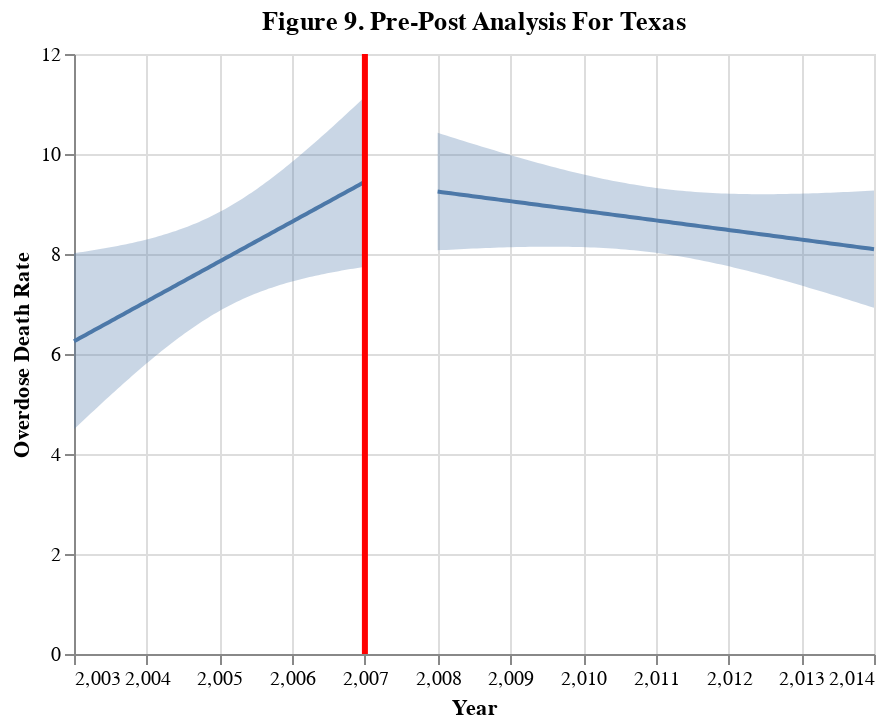

Notebook cell for this chart:
### Code cell
xvar= "year"
yvar="death_rate"
analysis = "Figure 9. Pre-Post Analysis For Texas"
target = "Overdose Death Rate"
fit, chart = pre_post(death_df, yvar, xvar, 2007, analysis, target, alpha=0.05)
chart

### Figure 1 — Vega-Lite specification as saved in the notebook (floating-point values rounded to 4 significant figures)
{"config": {"view": {"continuousWidth": 400, "continuousHeight": 300}}, "layer": [{"data": {"name": "data-a65b6a53d240c9ed2c9a8b20940c8019"}, "mark": "errorband", "encoding": {"x": {"field": "year", "type": "quantitative"}, "y": {"axis": {"title": "Overdose Death Rate"}, "field": "ci_low", "type": "quantitative"}, "y2": {"field": "ci_high"}}}, {"data": {"name": "data-1a548a3b24ed98e3fd355acd2255c828"}, "mark": "errorband", "encoding": {"x": {"field": "year", "type": "quantitative"}, "y": {"axis": {"title": "Overdose Death Rate"}, "field": "ci_low", "type": "quantitative"}, "y2": {"field": "ci_high"}}}, {"data": {"name": "data-a65b6a53d240c9ed2c9a8b20940c8019"}, "mark": "line", "encoding": {"x": {"field": "year", "type": "quantitative"}, "y": {"field": "death_rate", "type": "quantitative"}}}, {"data": {"name": "data-1a548a3b24ed98e3fd355acd2255c828"}, "mark": "line", "encoding": {"x": {"field": "year", "title": "Year", "type": "quantitative"}, "y": {"field": "death_rate", "type": "quantitative"}}}, {"data": {"name": "data-d625a43cca235c1e9ceabc0e922fc9ef"}, "mark": {"type": "rule", "color": "red", "strokeWidth": 3}, "encoding": {"x": {"field": "x", "type": "quantitative"}}}], "title": "Figure 9. Pre-Post Analysis For Texas", "$schema": "https://vega.github.io/schema/vega-lite/v4.17.0.json", "datasets": {"data-a65b6a53d240c9ed2c9a8b20940c8019": [{"year": 2003.0, "death_rate": 6.255, "ci_low": 4.493, "ci_high": 8.016}, {"year": 2003.0, "death_rate": 6.286, "ci_low": 4.549, "ci_high": 8.024}, {"year": 2003.0, "death_rate": 6.318, "ci_low": 4.604, "ci_high": 8.033}, {"year": 2003.0, "death_rate": 6.35, "ci_low": 4.659, "ci_high": 8.041}, {"year": 2003.0, "death_rate": 6.382, "ci_low": 4.714, "ci_high": 8.05}, {"year": 2003.0, "death_rate": 6.414, "ci_low": 4.769, "ci_high": 8.059}, {"year": 2003.0, "death_rate": 6.446, "ci_low": 4.823, "ci_high": 8.069}, {"year": 2003.0, "death_rate": 6.478, "ci_low": 4.877, "ci_high": 8.078}, {"year": 2003.0, "death_rate": 6.51, "ci_low": 4.932, "ci_high": 8.088}, {"year": 2003.0, "death_rate": 6.542, "ci_low": 4.986, "ci_high": 8.098}, {"year": 2003.0, "death_rate": 6.574, "ci_low": 5.039, "ci_high": 8.108}, {"year": 2003.0, "death_rate": 6.605, "ci_low": 5.093, "ci_high": 8.118}, {"year": 2003.0, "death_rate": 6.637, "ci_low": 5.146, "ci_high": 8.128}, {"year": 2004.0, "death_rate": 6.669, "ci_low": 5.199, "ci_high": 8.139}, {"year": 2004.0, "death_rate": 6.701, "ci_low": 5.252, "ci_high": 8.15}, {"year": 2004.0, "death_rate": 6.733, "ci_low": 5.305, "ci_high": 8.161}, {"year": 2004.0, "death_rate": 6.765, "ci_low": 5.357, "ci_high": 8.173}, {"year": 2004.0, "death_rate": 6.797, "ci_low": 5.409, "ci_high": 8.185}, {"year": 2004.0, "death_rate": 6.829, "ci_low": 5.461, "ci_high": 8.197}, {"year": 2004.0, "death_rate": 6.861, "ci_low": 5.512, "ci_high": 8.209}, {"year": 2004.0, "death_rate": 6.893, "ci_low": 5.563, "ci_high": 8.222}, {"year": 2004.0, "death_rate": 6.924, "ci_low": 5.614, "ci_high": 8.235}, {"year": 2004.0, "death_rate": 6.956, "ci_low": 5.664, "ci_high": 8.249}, {"year": 2004.0, "death_rate": 6.988, "ci_low": 5.714, "ci_high": 8.262}, {"year": 2004.0, "death_rate": 7.02, "ci_low": 5.764, "ci_high": 8.276}, {"year": 2004.0, "death_rate": 7.052, "ci_low": 5.813, "ci_high": 8.291}, {"year": 2004.0, "death_rate": 7.084, "ci_low": 5.862, "ci_high": 8.306}, {"year": 2004.0, "death_rate": 7.116, "ci_low": 5.91, "ci_high": 8.321}, {"year": 2004.0, "death_rate": 7.148, "ci_low": 5.958, "ci_high": 8.337}, {"year": 2004.0, "death_rate": 7.18, "ci_low": 6.006, "ci_high": 8.354}, {"year": 2004.0, "death_rate": 7.212, "ci_low": 6.053, "ci_high": 8.37}, {"year": 2004.0, "death_rate": 7.244, "ci_low": 6.099, "ci_high": 8.388}, {"year": 2004.0, "death_rate": 7.275, "ci_low": 6.145, "ci_high": 8.406}, {"year": 2004.0, "death_rate": 7.307, "ci_low": 6.191, "ci_high": 8.424}, {"year": 2004.0, "death_rate": 7.339, "ci_low": 6.236, "ci_high": 8.443}, {"year": 2004.0, "death_rate": 7.371, "ci_low": 6.28, "ci_high": 8.462}, {"year": 2004.0, "death_rate": 7.403, "ci_low": 6.323, "ci_high": 8.483}, {"year": 2004.0, "death_rate": 7.435, "ci_low": 6.366, "ci_high": 8.503}, {"year": 2005.0, "death_rate": 7.467, "ci_low": 6.409, "ci_high": 8.525}, {"year": 2005.0, "death_rate": 7.499, "ci_low": 6.451, "ci_high": 8.547}, {"year": 2005.0, "death_rate": 7.531, "ci_low": 6.492, "ci_high": 8.57}, {"year": 2005.0, "death_rate": 7.563, "ci_low": 6.532, "ci_high": 8.593}, {"year": 2005.0, "death_rate": 7.594, "ci_low": 6.572, "ci_high": 8.617}, {"year": 2005.0, "death_rate": 7.626, "ci_low": 6.61, "ci_high": 8.642}, {"year": 2005.0, "death_rate": 7.658, "ci_low": 6.649, "ci_high": 8.668}, {"year": 2005.0, "death_rate": 7.69, "ci_low": 6.686, "ci_high": 8.694}, {"year": 2005.0, "death_rate": 7.722, "ci_low": 6.722, "ci_high": 8.722}, {"year": 2005.0, "death_rate": 7.754, "ci_low": 6.758, "ci_high": 8.75}, {"year": 2005.0, "death_rate": 7.786, "ci_low": 6.793, "ci_high": 8.779}, {"year": 2005.0, "death_rate": 7.818, "ci_low": 6.827, "ci_high": 8.808}, {"year": 2005.0, "death_rate": 7.85, "ci_low": 6.861, "ci_high": 8.839}, {"year": 2005.0, "death_rate": 7.882, "ci_low": 6.893, "ci_high": 8.87}, {"year": 2005.0, "death_rate": 7.913, "ci_low": 6.925, "ci_high": 8.902}, {"year": 2005.0, "death_rate": 7.945, "ci_low": 6.956, "ci_high": 8.935}, {"year": 2005.0, "death_rate": 7.977, "ci_low": 6.986, "ci_high": 8.969}, {"year": 2005.0, "death_rate": 8.009, "ci_low": 7.015, "ci_high": 9.003}, {"year": 2005.0, "death_rate": 8.041, "ci_low": 7.044, "ci_high": 9.038}, {"year": 2005.0, "death_rate": 8.073, "ci_low": 7.071, "ci_high": 9.075}, {"year": 2005.0, "death_rate": 8.105, "ci_low": 7.098, "ci_high": 9.111}, {"year": 2005.0, "death_rate": 8.137, "ci_low": 7.124, "ci_high": 9.149}, {"year": 2005.0, "death_rate": 8.169, "ci_low": 7.15, "ci_high": 9.188}, {"year": 2005.0, "death_rate": 8.201, "ci_low": 7.174, "ci_high": 9.227}, {"year": 2005.0, "death_rate": 8.233, "ci_low": 7.198, "ci_high": 9.267}, {"year": 2006.0, "death_rate": 8.264, "ci_low": 7.222, "ci_high": 9.307}, {"year": 2006.0, "death_rate": 8.296, "ci_low": 7.244, "ci_high": 9.349}, {"year": 2006.0, "death_rate": 8.328, "ci_low": 7.266, "ci_high": 9.391}, {"year": 2006.0, "death_rate": 8.36, "ci_low": 7.287, "ci_high": 9.433}, {"year": 2006.0, "death_rate": 8.392, "ci_low": 7.308, "ci_high": 9.477}, {"year": 2006.0, "death_rate": 8.424, "ci_low": 7.327, "ci_high": 9.521}, {"year": 2006.0, "death_rate": 8.456, "ci_low": 7.347, "ci_high": 9.565}, {"year": 2006.0, "death_rate": 8.488, "ci_low": 7.365, "ci_high": 9.61}, {"year": 2006.0, "death_rate": 8.52, "ci_low": 7.384, "ci_high": 9.656}, {"year": 2006.0, "death_rate": 8.552, "ci_low": 7.401, "ci_high": 9.702}, {"year": 2006.0, "death_rate": 8.583, "ci_low": 7.418, "ci_high": 9.749}, {"year": 2006.0, "death_rate": 8.615, "ci_low": 7.435, "ci_high": 9.796}, {"year": 2006.0, "death_rate": 8.647, "ci_low": 7.451, "ci_high": 9.844}, {"year": 2006.0, "death_rate": 8.679, "ci_low": 7.467, "ci_high": 9.892}, {"year": 2006.0, "death_rate": 8.711, "ci_low": 7.482, "ci_high": 9.94}, {"year": 2006.0, "death_rate": 8.743, "ci_low": 7.497, "ci_high": 9.989}, {"year": 2006.0, "death_rate": 8.775, "ci_low": 7.511, "ci_high": 10.04}, {"year": 2006.0, "death_rate": 8.807, "ci_low": 7.525, "ci_high": 10.09}, {"year": 2006.0, "death_rate": 8.839, "ci_low": 7.539, "ci_high": 10.14}, {"year": 2006.0, "death_rate": 8.871, "ci_low": 7.552, "ci_high": 10.19}, {"year": 2006.0, "death_rate": 8.903, "ci_low": 7.565, "ci_high": 10.24}, {"year": 2006.0, "death_rate": 8.934, "ci_low": 7.577, "ci_high": 10.29}, {"year": 2006.0, "death_rate": 8.966, "ci_low": 7.59, "ci_high": 10.34}, {"year": 2006.0, "death_rate": 8.998, "ci_low": 7.602, "ci_high": 10.39}, {"year": 2006.0, "death_rate": 9.03, "ci_low": 7.613, "ci_high": 10.45}, {"year": 2007.0, "death_rate": 9.062, "ci_low": 7.625, "ci_high": 10.5}, {"year": 2007.0, "death_rate": 9.094, "ci_low": 7.636, "ci_high": 10.55}, {"year": 2007.0, "death_rate": 9.126, "ci_low": 7.647, "ci_high": 10.6}, {"year": 2007.0, "death_rate": 9.158, "ci_low": 7.657, "ci_high": 10.66}, {"year": 2007.0, "death_rate": 9.19, "ci_low": 7.668, "ci_high": 10.71}, {"year": 2007.0, "death_rate": 9.222, "ci_low": 7.678, "ci_high": 10.77}, {"year": 2007.0, "death_rate": 9.253, "ci_low": 7.688, "ci_high": 10.82}, {"year": 2007.0, "death_rate": 9.285, "ci_low": 7.698, "ci_high": 10.87}, {"year": 2007.0, "death_rate": 9.317, "ci_low": 7.707, "ci_high": 10.93}, {"year": 2007.0, "death_rate": 9.349, "ci_low": 7.717, "ci_high": 10.98}, {"year": 2007.0, "death_rate": 9.381, "ci_low": 7.726, "ci_high": 11.04}, {"year": 2007.0, "death_rate": 9.413, "ci_low": 7.735, "ci_high": 11.09}, {"year": 2007.0, "death_rate": 9.445, "ci_low": 7.744, "ci_high": 11.15}], "data-1a548a3b24ed98e3fd355acd2255c828": [{"year": 2008.0, "death_rate": 9.249, "ci_low": 8.073, "ci_high": 10.42}, {"year": 2008.0, "death_rate": 9.237, "ci_low": 8.078, "ci_high": 10.4}, {"year": 2008.0, "death_rate": 9.226, "ci_low": 8.082, "ci_high": 10.37}, {"year": 2008.0, "death_rate": 9.214, "ci_low": 8.087, "ci_high": 10.34}, {"year": 2008.0, "death_rate": 9.203, "ci_low": 8.091, "ci_high": 10.31}, {"year": 2008.0, "death_rate": 9.191, "ci_low": 8.096, "ci_high": 10.29}, {"year": 2008.0, "death_rate": 9.18, "ci_low": 8.1, "ci_high": 10.26}, {"year": 2008.0, "death_rate": 9.168, "ci_low": 8.104, "ci_high": 10.23}, {"year": 2008.0, "death_rate": 9.156, "ci_low": 8.108, "ci_high": 10.21}, {"year": 2009.0, "death_rate": 9.145, "ci_low": 8.111, "ci_high": 10.18}, {"year": 2009.0, "death_rate": 9.133, "ci_low": 8.115, "ci_high": 10.15}, {"year": 2009.0, "death_rate": 9.122, "ci_low": 8.119, "ci_high": 10.13}, {"year": 2009.0, "death_rate": 9.11, "ci_low": 8.122, "ci_high": 10.1}, {"year": 2009.0, "death_rate": 9.099, "ci_low": 8.125, "ci_high": 10.07}, {"year": 2009.0, "death_rate": 9.087, "ci_low": 8.128, "ci_high": 10.05}, {"year": 2009.0, "death_rate": 9.076, "ci_low": 8.131, "ci_high": 10.02}, {"year": 2009.0, "death_rate": 9.064, "ci_low": 8.133, "ci_high": 9.995}, {"year": 2009.0, "death_rate": 9.053, "ci_low": 8.136, "ci_high": 9.97}, {"year": 2009.0, "death_rate": 9.041, "ci_low": 8.138, "ci_high": 9.945}, {"year": 2009.0, "death_rate": 9.03, "ci_low": 8.14, "ci_high": 9.92}, {"year": 2009.0, "death_rate": 9.018, "ci_low": 8.142, "ci_high": 9.895}, {"year": 2009.0, "death_rate": 9.007, "ci_low": 8.143, "ci_high": 9.87}, {"year": 2009.0, "death_rate": 8.995, "ci_low": 8.144, "ci_high": 9.846}, {"year": 2009.0, "death_rate": 8.984, "ci_low": 8.145, "ci_high": 9.822}, {"year": 2009.0, "death_rate": 8.972, "ci_low": 8.146, "ci_high": 9.798}, {"year": 2009.0, "death_rate": 8.961, "ci_low": 8.146, "ci_high": 9.775}, {"year": 2010.0, "death_rate": 8.949, "ci_low": 8.146, "ci_high": 9.752}, {"year": 2010.0, "death_rate": 8.938, "ci_low": 8.146, "ci_high": 9.729}, {"year": 2010.0, "death_rate": 8.926, "ci_low": 8.146, "ci_high": 9.706}, {"year": 2010.0, "death_rate": 8.915, "ci_low": 8.145, "ci_high": 9.684}, {"year": 2010.0, "death_rate": 8.903, "ci_low": 8.144, "ci_high": 9.662}, {"year": 2010.0, "death_rate": 8.892, "ci_low": 8.142, "ci_high": 9.641}, {"year": 2010.0, "death_rate": 8.88, "ci_low": 8.14, "ci_high": 9.62}, {"year": 2010.0, "death_rate": 8.868, "ci_low": 8.138, "ci_high": 9.599}, {"year": 2010.0, "death_rate": 8.857, "ci_low": 8.135, "ci_high": 9.579}, {"year": 2010.0, "death_rate": 8.845, "ci_low": 8.132, "ci_high": 9.559}, {"year": 2010.0, "death_rate": 8.834, "ci_low": 8.128, "ci_high": 9.54}, {"year": 2010.0, "death_rate": 8.822, "ci_low": 8.124, "ci_high": 9.521}, {"year": 2010.0, "death_rate": 8.811, "ci_low": 8.119, "ci_high": 9.502}, {"year": 2010.0, "death_rate": 8.799, "ci_low": 8.114, "ci_high": 9.484}, {"year": 2010.0, "death_rate": 8.788, "ci_low": 8.109, "ci_high": 9.467}, {"year": 2010.0, "death_rate": 8.776, "ci_low": 8.103, "ci_high": 9.45}, {"year": 2011.0, "death_rate": 8.765, "ci_low": 8.096, "ci_high": 9.434}, {"year": 2011.0, "death_rate": 8.753, "ci_low": 8.089, "ci_high": 9.418}, {"year": 2011.0, "death_rate": 8.742, "ci_low": 8.081, "ci_high": 9.402}, {"year": 2011.0, "death_rate": 8.73, "ci_low": 8.073, "ci_high": 9.388}, {"year": 2011.0, "death_rate": 8.719, "ci_low": 8.064, "ci_high": 9.373}, {"year": 2011.0, "death_rate": 8.707, "ci_low": 8.055, "ci_high": 9.36}, {"year": 2011.0, "death_rate": 8.696, "ci_low": 8.045, "ci_high": 9.347}, {"year": 2011.0, "death_rate": 8.684, "ci_low": 8.034, "ci_high": 9.334}, {"year": 2011.0, "death_rate": 8.673, "ci_low": 8.023, "ci_high": 9.322}, {"year": 2011.0, "death_rate": 8.661, "ci_low": 8.011, "ci_high": 9.311}, {"year": 2011.0, "death_rate": 8.65, "ci_low": 7.999, "ci_high": 9.3}, {"year": 2011.0, "death_rate": 8.638, "ci_low": 7.986, "ci_high": 9.29}, {"year": 2011.0, "death_rate": 8.627, "ci_low": 7.972, "ci_high": 9.281}, {"year": 2011.0, "death_rate": 8.615, "ci_low": 7.958, "ci_high": 9.272}, {"year": 2011.0, "death_rate": 8.603, "ci_low": 7.944, "ci_high": 9.263}, {"year": 2011.0, "death_rate": 8.592, "ci_low": 7.928, "ci_high": 9.255}, {"year": 2011.0, "death_rate": 8.58, "ci_low": 7.913, "ci_high": 9.248}, {"year": 2012.0, "death_rate": 8.569, "ci_low": 7.896, "ci_high": 9.241}, {"year": 2012.0, "death_rate": 8.557, "ci_low": 7.88, "ci_high": 9.235}, {"year": 2012.0, "death_rate": 8.546, "ci_low": 7.862, "ci_high": 9.23}, {"year": 2012.0, "death_rate": 8.534, "ci_low": 7.844, "ci_high": 9.224}, {"year": 2012.0, "death_rate": 8.523, "ci_low": 7.826, "ci_high": 9.22}, {"year": 2012.0, "death_rate": 8.511, "ci_low": 7.807, "ci_high": 9.215}, {"year": 2012.0, "death_rate": 8.5, "ci_low": 7.788, "ci_high": 9.212}, {"year": 2012.0, "death_rate": 8.488, "ci_low": 7.768, "ci_high": 9.208}, {"year": 2012.0, "death_rate": 8.477, "ci_low": 7.748, "ci_high": 9.206}, {"year": 2012.0, "death_rate": 8.465, "ci_low": 7.727, "ci_high": 9.203}, {"year": 2012.0, "death_rate": 8.454, "ci_low": 7.706, "ci_high": 9.201}, {"year": 2012.0, "death_rate": 8.442, "ci_low": 7.685, "ci_high": 9.199}, {"year": 2012.0, "death_rate": 8.431, "ci_low": 7.663, "ci_high": 9.198}, {"year": 2012.0, "death_rate": 8.419, "ci_low": 7.641, "ci_high": 9.197}, {"year": 2012.0, "death_rate": 8.408, "ci_low": 7.619, "ci_high": 9.197}, {"year": 2012.0, "death_rate": 8.396, "ci_low": 7.596, "ci_high": 9.196}, {"year": 2012.0, "death_rate": 8.385, "ci_low": 7.573, "ci_high": 9.196}, {"year": 2013.0, "death_rate": 8.373, "ci_low": 7.549, "ci_high": 9.197}, {"year": 2013.0, "death_rate": 8.362, "ci_low": 7.526, "ci_high": 9.197}, {"year": 2013.0, "death_rate": 8.35, "ci_low": 7.502, "ci_high": 9.198}, {"year": 2013.0, "death_rate": 8.338, "ci_low": 7.478, "ci_high": 9.199}, {"year": 2013.0, "death_rate": 8.327, "ci_low": 7.453, "ci_high": 9.201}, {"year": 2013.0, "death_rate": 8.315, "ci_low": 7.428, "ci_high": 9.203}, {"year": 2013.0, "death_rate": 8.304, "ci_low": 7.403, "ci_high": 9.204}, {"year": 2013.0, "death_rate": 8.292, "ci_low": 7.378, "ci_high": 9.207}, {"year": 2013.0, "death_rate": 8.281, "ci_low": 7.353, "ci_high": 9.209}, {"year": 2013.0, "death_rate": 8.269, "ci_low": 7.327, "ci_high": 9.211}, {"year": 2013.0, "death_rate": 8.258, "ci_low": 7.301, "ci_high": 9.214}, {"year": 2013.0, "death_rate": 8.246, "ci_low": 7.276, "ci_high": 9.217}, {"year": 2013.0, "death_rate": 8.235, "ci_low": 7.249, "ci_high": 9.22}, {"year": 2013.0, "death_rate": 8.223, "ci_low": 7.223, "ci_high": 9.223}, {"year": 2013.0, "death_rate": 8.212, "ci_low": 7.197, "ci_high": 9.227}, {"year": 2013.0, "death_rate": 8.2, "ci_low": 7.17, "ci_high": 9.23}, {"year": 2014.0, "death_rate": 8.189, "ci_low": 7.143, "ci_high": 9.234}, {"year": 2014.0, "death_rate": 8.177, "ci_low": 7.116, "ci_high": 9.238}, {"year": 2014.0, "death_rate": 8.166, "ci_low": 7.089, "ci_high": 9.242}, {"year": 2014.0, "death_rate": 8.154, "ci_low": 7.062, "ci_high": 9.246}, {"year": 2014.0, "death_rate": 8.143, "ci_low": 7.035, "ci_high": 9.25}, {"year": 2014.0, "death_rate": 8.131, "ci_low": 7.007, "ci_high": 9.255}, {"year": 2014.0, "death_rate": 8.12, "ci_low": 6.98, "ci_high": 9.259}, {"year": 2014.0, "death_rate": 8.108, "ci_low": 6.952, "ci_high": 9.264}, {"year": 2014.0, "death_rate": 8.097, "ci_low": 6.924, "ci_high": 9.269}], "data-d625a43cca235c1e9ceabc0e922fc9ef": [{"x": 2007}]}}
